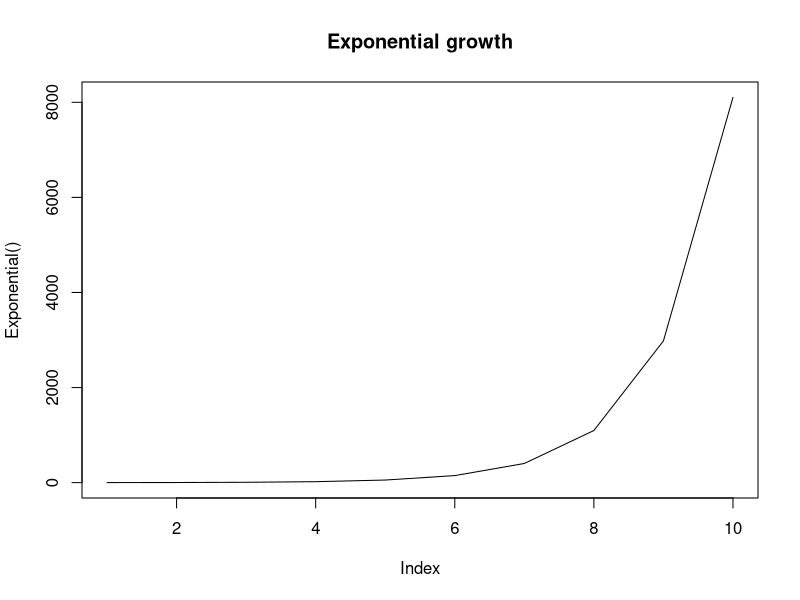

Here is the R script that generated this plot:
Exponential <- function(N0 = 1, r = 1, generations = 10){
  # Runs a simulation of exponential growth
  # Returns a vector of length generations
  
  N <- rep(NA, generations)    # Creates a vector of NA
  
  N[1] <- N0
  for (t in 2:generations){
    N[t] <- N[t-1] * exp(r)
    browser()
  }
  return (N)
}

plot(Exponential(), type="l", main="Exponential growth")
